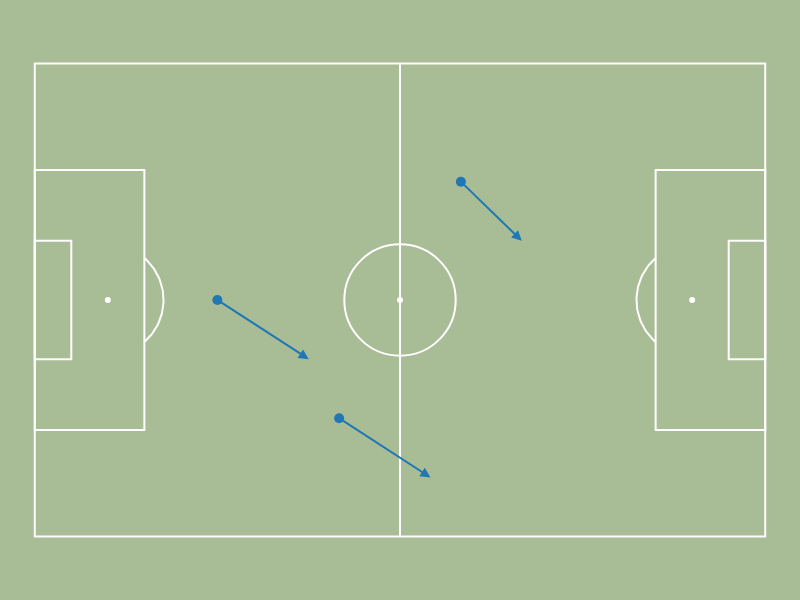

Notebook source saved alongside this figure:
### Code cell
data = pd.DataFrame({
    'x': [30, 50, 70],
    'y': [40, 60, 20],
    'x2': [45, 65, 80],
    'y2': [50, 70, 30],
    'player': ['Alice', 'Bob', 'Carol']
})

# Create a pitch with a dark theme and Opta dimensions
pitch = pb.viz.Pitch(theme="white")

# Plot the passes as arrows
pitch.plot_arrows(
    data, x='x', y='y', x_end='x2', y_end='y2'
)

# Optional: plot player positions at the start of the arrows
pitch.plot_scatter(data, x='x', y='y', hover='player')

# Show the pitch
pitch.show()

### Figure 1 — Plotly figure (JSON) as saved in the notebook; plotly's stock layout.template omitted (floating-point values rounded to 4 significant figures)
{"data": [{"hoverinfo": "skip", "line": {"color": "#ffffff"}, "mode": "lines", "showlegend": false, "type": "scatter", "x": [15.75, 15.96, 16.16, 16.35, 16.54, 16.72, 16.89, 17.06, 17.21, 17.36, 17.5, 17.63, 17.76, 17.87, 17.97, 18.07, 18.16, 18.23, 18.3, 18.36, 18.41, 18.45, 18.48, 18.5, 18.51, 18.51, 18.5, 18.48, 18.45, 18.41, 18.36, 18.3, 18.23, 18.16, 18.07, 17.97, 17.87, 17.76, 17.63, 17.5, 17.36, 17.21, 17.06, 16.89, 16.72, 16.54, 16.35, 16.16, 15.96, 15.75], "y": [27.96, 28.14, 28.34, 28.54, 28.75, 28.96, 29.18, 29.41, 29.64, 29.87, 30.12, 30.36, 30.61, 30.87, 31.13, 31.39, 31.66, 31.93, 32.2, 32.47, 32.75, 33.02, 33.3, 33.58, 33.86, 34.14, 34.42, 34.7, 34.98, 35.25, 35.53, 35.8, 36.07, 36.34, 36.61, 36.87, 37.13, 37.39, 37.64, 37.88, 38.13, 38.36, 38.59, 38.82, 39.04, 39.25, 39.46, 39.66, 39.86, 40.04]}, {"hoverinfo": "skip", "line": {"color": "#ffffff"}, "mode": "lines", "showlegend": false, "type": "scatter", "x": [89.25, 89.04, 88.84, 88.65, 88.46, 88.28, 88.11, 87.94, 87.79, 87.64, 87.5, 87.37, 87.24, 87.13, 87.03, 86.93, 86.84, 86.77, 86.7, 86.64, 86.59, 86.55, 86.52, 86.5, 86.49, 86.49, 86.5, 86.52, 86.55, 86.59, 86.64, 86.7, 86.77, 86.84, 86.93, 87.03, 87.13, 87.24, 87.37, 87.5, 87.64, 87.79, 87.94, 88.11, 88.28, 88.46, 88.65, 88.84, 89.04, 89.25], "y": [40.04, 39.86, 39.66, 39.46, 39.25, 39.04, 38.82, 38.59, 38.36, 38.13, 37.88, 37.64, 37.39, 37.13, 36.87, 36.61, 36.34, 36.07, 35.8, 35.53, 35.25, 34.98, 34.7, 34.42, 34.14, 33.86, 33.58, 33.3, 33.02, 32.75, 32.47, 32.2, 31.93, 31.66, 31.39, 31.13, 30.87, 30.61, 30.36, 30.12, 29.87, 29.64, 29.41, 29.18, 28.96, 28.75, 28.54, 28.34, 28.14, 27.96]}, {"hoverinfo": "skip", "marker": {"color": "#ffffff", "size": 6}, "mode": "markers", "showlegend": false, "type": "scatter", "x": [10.5], "y": [34]}, {"hoverinfo": "skip", "marker": {"color": "#ffffff", "size": 6}, "mode": "markers", "showlegend": false, "type": "scatter", "x": [94.5], "y": [34]}, {"hoverinfo": "skip", "marker": {"color": "#ffffff", "size": 6}, "mode": "markers", "showlegend": false, "type": "scatter", "x": [52.5], "y": [34]}, {"hoverinfo": "text", "hovertext": ["Alice (30, 40)", "Bob (50, 60)", "Carol (70, 20)"], "marker": {"color": "#1f77b4", "size": 10}, "mode": "markers", "showlegend": false, "type": "scatter", "x": [26.25, 43.75, 61.25], "y": [34.0, 17.0, 51.0]}], "layout": {"annotations": [{"arrowcolor": "#1f77b4", "arrowhead": 2, "arrowsize": 1, "arrowwidth": 2, "ax": 26.25, "axref": "x", "ay": 34, "ayref": "y", "opacity": 1, "showarrow": true, "x": 39.38, "xref": "x", "y": 25.5, "yref": "y"}, {"arrowcolor": "#1f77b4", "arrowhead": 2, "arrowsize": 1, "arrowwidth": 2, "ax": 43.75, "axref": "x", "ay": 17, "ayref": "y", "opacity": 1, "showarrow": true, "x": 56.88, "xref": "x", "y": 8.5, "yref": "y"}, {"arrowcolor": "#1f77b4", "arrowhead": 2, "arrowsize": 1, "arrowwidth": 2, "ax": 61.25, "axref": "x", "ay": 51, "ayref": "y", "opacity": 1, "showarrow": true, "x": 70, "xref": "x", "y": 42.5, "yref": "y"}], "font": {"color": "#ffffff", "family": "Roboto, Arial, sans-serif"}, "height": 600, "margin": {"b": 0, "l": 0, "r": 0, "t": 0}, "paper_bgcolor": "#a8bc95", "plot_bgcolor": "#a8bc95", "shapes": [{"line": {"color": "#ffffff"}, "type": "rect", "x0": 0, "x1": 105, "y0": 0, "y1": 68}, {"line": {"color": "#ffffff"}, "type": "rect", "x0": 52.5, "x1": 52.5, "y0": 68, "y1": 0}, {"line": {"color": "#ffffff"}, "type": "rect", "x0": 0, "x1": 15.75, "y0": 52.7, "y1": 15.3}, {"line": {"color": "#ffffff"}, "type": "rect", "x0": 89.25, "x1": 105, "y0": 52.7, "y1": 15.3}, {"line": {"color": "#ffffff"}, "type": "rect", "x0": 0, "x1": 5.25, "y0": 42.5, "y1": 25.5}, {"line": {"color": "#ffffff"}, "type": "rect", "x0": 99.75, "x1": 105, "y0": 42.5, "y1": 25.5}, {"line": {"color": "#ffffff"}, "type": "circle", "x0": 44.49, "x1": 60.51, "y0": 25.99, "y1": 42.01}], "showlegend": false, "title": {"font": {"color": "#ffffff", "family": "Roboto, Arial, sans-serif"}}, "width": 800, "xaxis": {"constrain": "domain", "fixedrange": true, "range": [-5, 110], "scaleanchor": "y", "showgrid": false, "showticklabels": false, "visible": false, "zeroline": false}, "yaxis": {"constrain": "domain", "fixedrange": true, "range": [-5, 73], "showgrid": false, "showticklabels": false, "visible": false, "zeroline": false}}}
